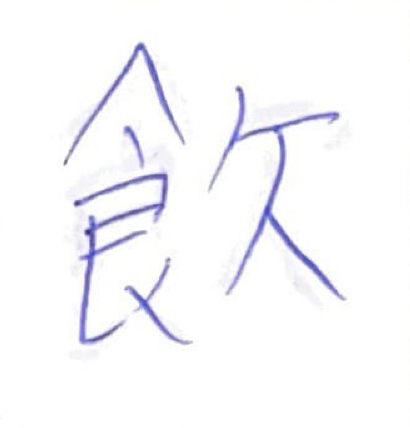
#> input picture test_image/6.jpg, 410 x 428 px
$ jupyter execute --allow-errors N5_PCA_knn.ipynb
#> lines starting #> are read from the running program, lines starting #| are printed output that depends on the picture; after the words box and inside, x2 and y2 are one past the last pixel; in counts of white or black regions, pixels touching at a corner belong together
[cell 1]
import numpy as np
from sklearn.model_selection import train_test_split, cross_val_score
from sklearn.neighbors import KNeighborsClassifier
from sklearn.metrics import accuracy_score
import matplotlib.pyplot as plt
import joblib
from joblib import dump
import cv2
import pandas as pd
from sklearn.decomposition import PCA
from sklearn.svm import SVC

[cell 2]
data_path = './data_hand_writing/'
#> (the rest of this cell did not finish here and is left out)

#> (a cell that did not finish here is left out)

[cell 4]
data_path = './data_hand_writing/pca/'
# Khởi tạo PCA và K-nn
pca = PCA(n_components=100, random_state=0)
#> (the rest of this cell did not finish here and is left out)

[cell 5]
# [24 lines of commented-out code are left out]

[cell 6]
# result = checkPCA()
# print(result)

[cell 7]
# import matplotlib.pyplot as plt

# # Dữ liệu đầu vào
# data_pca = [[705, 0.5058697972251868, 0.4427236315086782],
#         [627, 0.5176093916755603, 0.4582109479305741],
#         [548, 0.5165421558164355, 0.45981308411214955],
#         [470, 0.5144076840981857, 0.4595460614152203],
#         [392, 0.5240128068303095, 0.47049399198931907],
#         [313, 0.5378868729989328, 0.48704939919893186],
#         [235, 0.5731056563500534, 0.5220293724966623],
#         [156, 0.6350053361792957, 0.5762349799732978],
#         [78, 0.687299893276414, 0.656875834445928],
#         [70, 0.7001067235859125, 0.670493991989319],
#         [64, 0.7299893276414088, 0.6774365821094792],
#         [54, 0.7257203842049093, 0.6862483311081442],
#         [47, 0.7246531483457844, 0.6929238985313753],
#         [39, 0.7470651013874067, 0.7009345794392523],
#         [31, 0.7449306296691569, 0.7076101468624835],
#         [23, 0.7545357524012807, 0.7118825100133511],
#         [15, 0.7214514407684098, 0.684913217623498]]

# # Tách dữ liệu
# pca_labels = []
# pca_accuracies = []
# pca_cross_validates = []

# for x in pca_data:
#     pca_labels.append(x[0])
#     pca_accuracies.append(x[1])
#     pca_cross_validates.append(x[2])

# print(len(pca_labels), len(pca_accuracies), len(pca_cross_validates))
# # Vẽ biểu đồ
# plt.figure(figsize=(10, 6))
# plt.plot(pca_labels, pca_accuracies, label='Accuracy', marker='o')
# plt.plot(pca_labels, pca_cross_validates, label='Cross Validate', marker='o')
# plt.xlabel('Số chiều')
# plt.ylabel('Score')
# plt.title('Độ chính xác trên tập kiểm thử khi thay đổi của số chiều cùng mô hình 2-nn')
# plt.legend()
# plt.gca().invert_xaxis()  # Đảo chiều trục x để thể hiện giảm dần số chiều
# plt.grid(True)
# plt.show()

[cell 8]
# [5 lines of commented-out code are left out]

[cell 9]
def process_image(img_path):
#> called with img_path = './test_image/6.jpg'
    img = cv2.imread(img_path, cv2.IMREAD_GRAYSCALE)
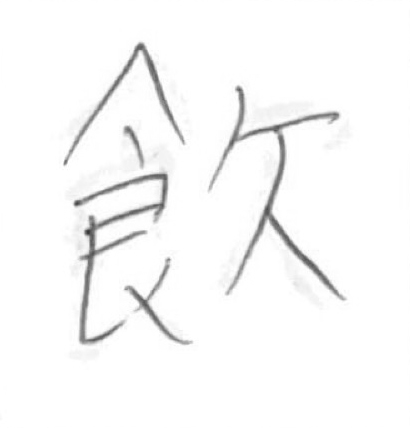
#> img: shape (428, 410); min 55, max 255, mean 248.8

    if img is not None:
        img_resized = cv2.resize(img, (28, 28))
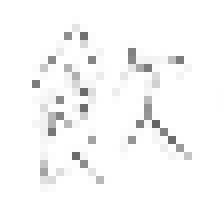
#> img_resized: shape (28, 28) (shown 8 times larger); min 99, max 255, mean 248.3
        _, optimal_thresh = cv2.threshold(img_resized, 0, 255, cv2.THRESH_BINARY + cv2.THRESH_OTSU)
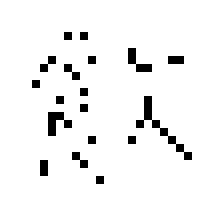
#> optimal_thresh: shape (28, 28) (shown 8 times larger); 95.2% white; black in thin lines or dots, all inside (x1, y1, x2, y2) = (4, 4, 24, 23)

        # cv2.imshow('image', optimal_thresh)
        # cv2.waitKey(0)  # Đợi cho đến khi một phím được nhấn
        # cv2.destroyAllWindows()

        return optimal_thresh.flatten()

label_unicode_path = './data_hand_writing/' + "label_unicode.csv"

#> (the rest of this cell did not finish here and is left out)

[cell 10]
path = './test_image/6.jpg'

img = process_image(path)
#> img = 784 values, max 255 at index 0, min 0 at index 120, mean 242.6
#> (the rest of this cell did not finish here and is left out)

$ run again, with test_image/1.jpg copied over test_image/6.jpg
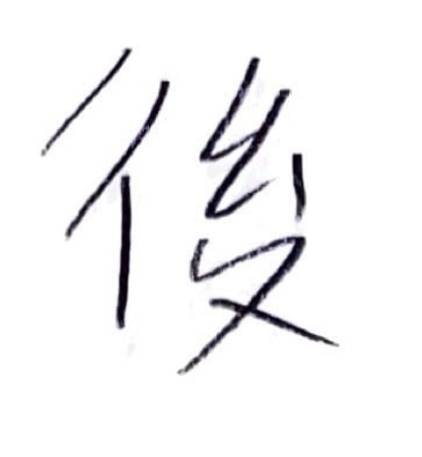
#> input picture test_image/1.jpg, 422 x 457 px
#> in process_image, `img_resized = cv2.resize(img, (28, 28))`:
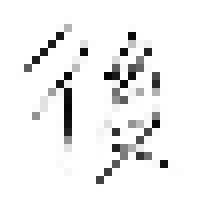
#> img_resized: shape (28, 28) (shown 8 times larger); min 3, max 255, mean 241.7
#> in process_image, `_, optimal_thresh = cv2.threshold(img_resized, 0, 255, cv2.THRESH_BINA..`:
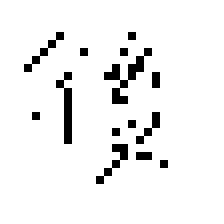
#> optimal_thresh: shape (28, 28) (shown 8 times larger); 94% white; black in thin lines or dots, all inside (x1, y1, x2, y2) = (3, 4, 21, 23)
#> `img = process_image(path)`: img = 784 values, max 255 at index 0, min 0 at index 119, mean 239.7

$ run again, with test_image/2.jpg copied over test_image/6.jpg
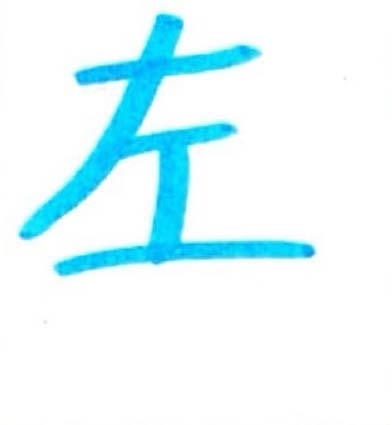
#> input picture test_image/2.jpg, 392 x 425 px
#> in process_image, `img = cv2.imread(img_path, cv2.IMREAD_GRAYSCALE)`:
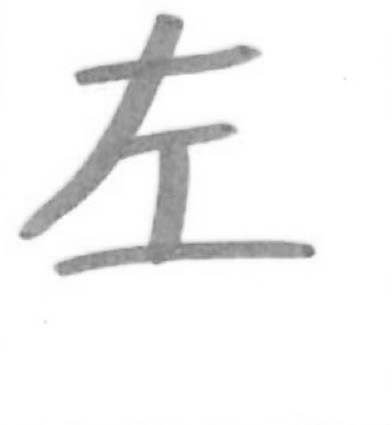
#> img: shape (425, 392); min 116, max 255, mean 242.8
#> in process_image, `_, optimal_thresh = cv2.threshold(img_resized, 0, 255, cv2.THRESH_BINA..`:
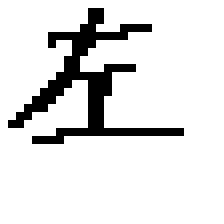
#> optimal_thresh: shape (28, 28) (shown 8 times larger); 88.4% white; black in thin lines or dots, all inside (x1, y1, x2, y2) = (1, 1, 23, 18)
#> `img = process_image(path)`: img = 784 values, max 255 at index 0, min 0 at index 39, mean 225.4

$ run again, with test_image/3.jpg copied over test_image/6.jpg
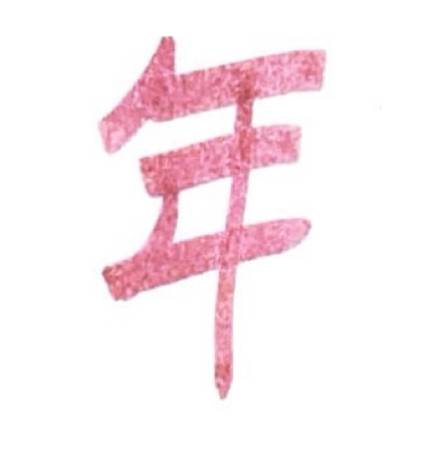
#> input picture test_image/3.jpg, 432 x 455 px
#> in process_image, `img = cv2.imread(img_path, cv2.IMREAD_GRAYSCALE)`:
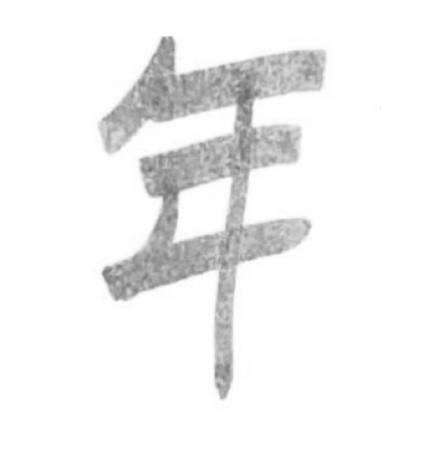
#> img: shape (455, 432); min 104, max 255, mean 242.6
#> in process_image, `_, optimal_thresh = cv2.threshold(img_resized, 0, 255, cv2.THRESH_BINA..`:
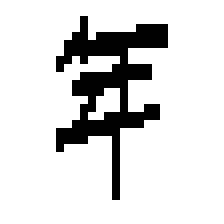
#> optimal_thresh: shape (28, 28) (shown 8 times larger); 85.5% white; black in thin lines or dots, all inside (x1, y1, x2, y2) = (7, 2, 21, 25)
#> `img = process_image(path)`: img = 784 values, max 255 at index 0, min 0 at index 66, mean 217.9
